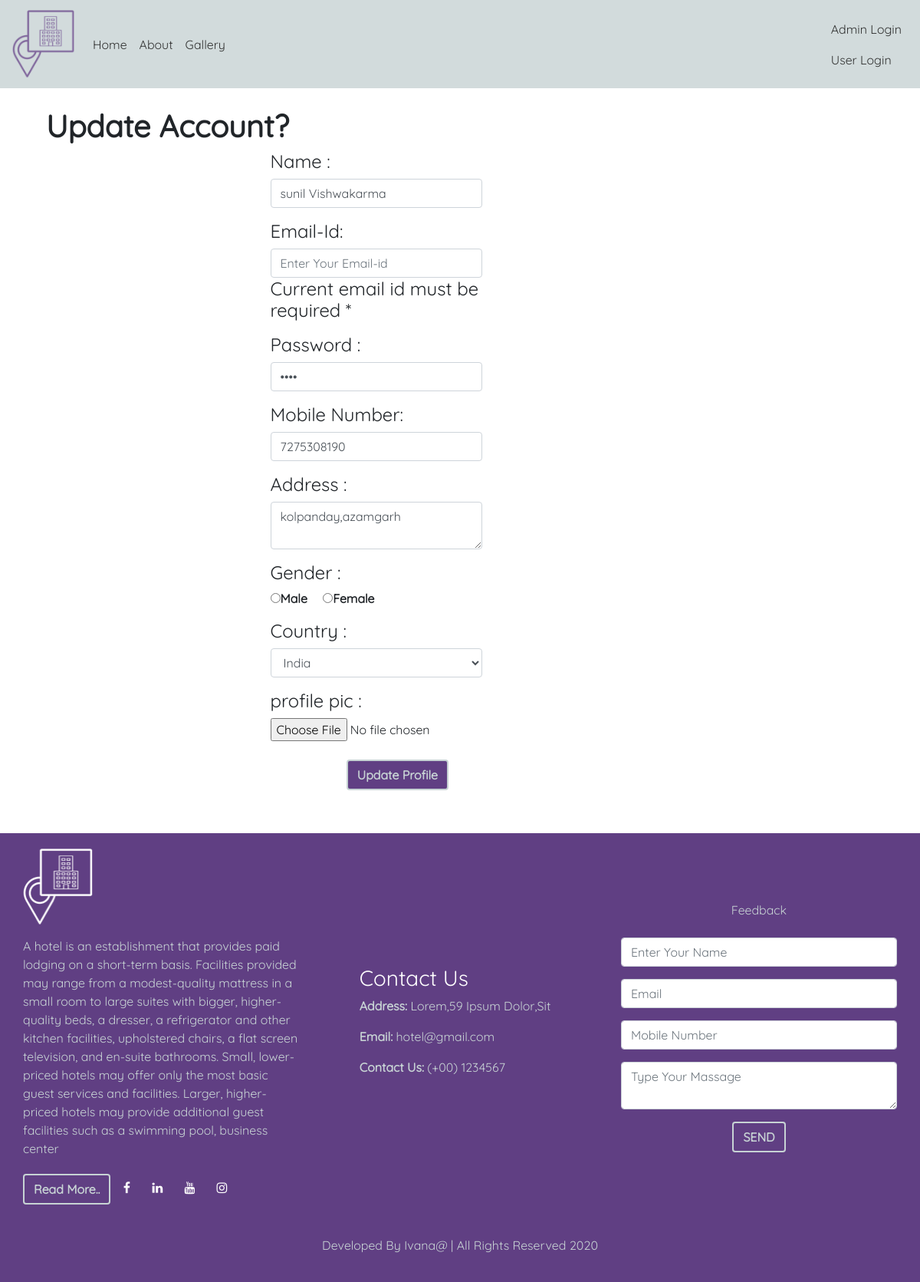
Screenshot of /update_profile.php (signed in) with the database file from the repository.
### tables this page shows
CREATE TABLE IF NOT EXISTS `create_account` (
  `id` int(11) NOT NULL,
  `name` char(50) NOT NULL,
  `email` varchar(50) NOT NULL,
  `password` varchar(100) NOT NULL,
  `mobile` bigint(20) NOT NULL,
  `address` varchar(255) NOT NULL,
  `gender` enum('male','female') NOT NULL,
  `country` varchar(50) NOT NULL,
  `pictrure` varchar(255) NOT NULL,
  PRIMARY KEY (`id`)
);

### update_profile.php (the view, shortened to what this page needs)
<?php
include('db_config.php');
$eid = $_SESSION['create_account_logged_in'];
?>
<?php
$sql = mysqli_query($con, "SELECT * FROM create_account WHERE email='$eid'");
$result = mysqli_fetch_assoc($sql);
extract($_REQUEST);
?>
<!DOCTYPE html>
<html lang="en">
<head>
    <link rel="stylesheet" href="https://stackpath.bootstrapcdn.com/bootstrap/4.5.2/css/bootstrap.min.css"
>
    <link href="css/style.css" rel="stylesheet"/>
    <link rel="stylesheet" href="https://cdnjs.cloudflare.com/ajax/libs/font-awesome/4.7.0/css/font-awesome.min.css">
</head>
<body>
<?php
include('menu-bar.php');
?>
<section class="user-profile">
    <div class="container">
        <div class="container">
            <h1><b>Update Account?</b></h1>
            <div class="row justify-content-center">
                <div class="col-sm-6 ">
                    <form class="form-horizontal" method="post" enctype="multipart/form-data">
                        <div class="form-group">
                            <div class="control-label col-sm-5"><h4>Name :</h4></div>
                            <div class="col-sm-7">
                                <input type="text" name="fname" value="<?php echo $result['name']; ?>"
                                       class="form-control"
                                       placeholder="Enter Your Name">
                            </div>
                        </div>
                        <div class="form-group">
                            <div class="control-label col-sm-5"><h4>Email-Id:</h4></div>
                            <div class="col-sm-7">
                                <input type="text" name="email" class="form-control" placeholder="Enter Your Email-id">
                                <h4>Current email id must be required *</h4>
                            </div>
                        </div>
                        <div class="form-group">
                            <div class="control-label col-sm-5"><h4>Password :</h4></div>
                            <div class="col-sm-7">
                                <input type="password" name="password" value="<?php echo $result['password']; ?>"
                                       class="form-control" placeholder="Enter Your Password">
                            </div>
                        </div>
                        <div class="form-group">
                            <div class="control-label col-sm-5"><h4>Mobile Number:</h4></div>
                            <div class="col-sm-7">
                                <input type="text" name="mobile" value="<?php echo $result['mobile']; ?>"
                                       class="form-control"
                                       placeholder="Enter Your Mobile Number">
                            </div>
                        </div>
                        <div class="form-group">
                            <div class="control-label col-sm-5"><h4>Address :</h4></div>
                            <div class="col-sm-7">
                                <textarea name="address"
                                          class="form-control"><?php echo $result['address']; ?></textarea>
                            </div>
                        </div>
                        <div class="form-group">
                            <div class="control-label col-sm-5"><h4 id="top">Gender :</h4></div>
                            <div class="col-sm-7">
                                <input type="radio" name="gender" value="male"><b>Male</b>&emsp;
                                <input type="radio" name="gender" value="male"><b>Female</b>&emsp;
                            </div>
                        </div>
                        <div class="form-group">
                            <div class="control-label col-sm-5"><h4>Country :</h4></div>
                            <div class="col-sm-7">
                                <select name="country" value="<?php echo $result['country']; ?>" class="form-control">
                                    <option>India</option>
                                </select>
                            </div>
                        </div>
                        <div class="form-group">
                            <div class="control-label col-sm-5"><h4 id="top">profile pic :</h4></div>
                            <div class="col-sm-7">
                                <input type="file" name="pict" accept="image/*">
                            </div>
                            <div class="row">
                                <div class="col-sm-6" style="text-align:right;"><br>
                                    <input type="submit" value="Update Profile" name="update"
                                           class="btn read-more-button"/>
                                </div>
                            </div>
                        </div>
                    </form>
                </div>
            </div>
        </div>
    </div>
</section>
<?php
include('footer.php')
?>
</body>
</html>

### css/style.css (style rules this page uses)
body { font-family: "QuickSand"; }
.read-more-button { background-color: #603F83FF; color: #C7D3D4FF; border: 2px solid #C7D3D4FF; font-weight: bold; transition: 0.3s; }
.user-profile { padding: 140px 0 40px; }

### rows the page displays
create_account: fname "sunil Vishwakarma", mobile "7275308190", address "kolpanday,azamgarh", country "India"
